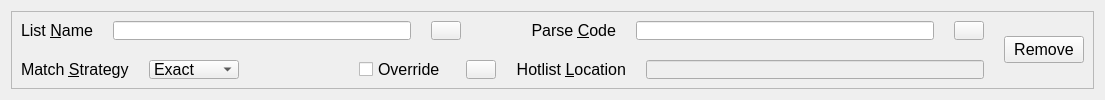
<?xml version="1.0" encoding="UTF-8"?>
<ui version="4.0">
 <class>ParserItem</class>
 <widget class="QWidget" name="ParserItem">
  <property name="geometry">
   <rect>
    <x>0</x>
    <y>0</y>
    <width>1105</width>
    <height>100</height>
   </rect>
  </property>
  <property name="sizePolicy">
   <sizepolicy hsizetype="Maximum" vsizetype="Fixed">
    <horstretch>0</horstretch>
    <verstretch>0</verstretch>
   </sizepolicy>
  </property>
  <property name="minimumSize">
   <size>
    <width>0</width>
    <height>100</height>
   </size>
  </property>
  <property name="maximumSize">
   <size>
    <width>2000</width>
    <height>100</height>
   </size>
  </property>
  <property name="font">
   <font>
    <pointsize>12</pointsize>
   </font>
  </property>
  <property name="windowTitle">
   <string>OpenALPR Hotlist Importer</string>
  </property>
  <layout class="QHBoxLayout" name="horizontalLayout_4">
   <item>
    <widget class="QFrame" name="frame">
     <property name="sizePolicy">
      <sizepolicy hsizetype="Expanding" vsizetype="Preferred">
       <horstretch>0</horstretch>
       <verstretch>0</verstretch>
      </sizepolicy>
     </property>
     <property name="frameShape">
      <enum>QFrame::StyledPanel</enum>
     </property>
     <property name="frameShadow">
      <enum>QFrame::Raised</enum>
     </property>
     <layout class="QVBoxLayout" name="verticalLayout_4">
      <item>
       <layout class="QHBoxLayout" name="horizontalLayout_3">
        <property name="spacing">
         <number>20</number>
        </property>
        <item>
         <layout class="QVBoxLayout" name="verticalLayout_2">
          <item>
           <layout class="QHBoxLayout" name="horizontalLayout">
            <item>
             <widget class="QLabel" name="label">
              <property name="font">
               <font>
                <pointsize>12</pointsize>
               </font>
              </property>
              <property name="layoutDirection">
               <enum>Qt::LeftToRight</enum>
              </property>
              <property name="text">
               <string>List &amp;Name</string>
              </property>
              <property name="alignment">
               <set>Qt::AlignRight|Qt::AlignTrailing|Qt::AlignVCenter</set>
              </property>
              <property name="buddy">
               <cstring>txtName</cstring>
              </property>
             </widget>
            </item>
            <item>
             <widget class="QLineEdit" name="txtName">
              <property name="toolTip">
               <string>The name of the alert list that will be pushed to the OpenALPR Web Server</string>
              </property>
             </widget>
            </item>
            <item>
             <widget class="QToolButton" name="btnHelpName">
              <property name="text">
               <string/>
              </property>
               <property name="icon">
                <iconset theme=":resources/help-icon.ico"/>
               </property>
              <property name="iconSize">
               <size>
                <width>22</width>
                <height>22</height>
               </size>
              </property>
             </widget>
            </item>
            <item>
             <spacer name="horizontalSpacer_2">
              <property name="orientation">
               <enum>Qt::Horizontal</enum>
              </property>
              <property name="sizeType">
               <enum>QSizePolicy::Fixed</enum>
              </property>
              <property name="sizeHint" stdset="0">
               <size>
                <width>50</width>
                <height>20</height>
               </size>
              </property>
             </spacer>
            </item>
            <item>
             <widget class="QLabel" name="label_2">
              <property name="font">
               <font>
                <pointsize>12</pointsize>
               </font>
              </property>
              <property name="layoutDirection">
               <enum>Qt::LeftToRight</enum>
              </property>
              <property name="text">
               <string>Parse &amp;Code</string>
              </property>
              <property name="alignment">
               <set>Qt::AlignRight|Qt::AlignTrailing|Qt::AlignVCenter</set>
              </property>
              <property name="buddy">
               <cstring>txtCode</cstring>
              </property>
             </widget>
            </item>
            <item>
             <widget class="QLineEdit" name="txtCode">
              <property name="toolTip">
               <string>A special keyword that the hotlist parser uses to identify this alert list type in the input hotlist data.</string>
              </property>
             </widget>
            </item>
            <item>
             <widget class="QToolButton" name="btnHelpCode">
              <property name="text">
               <string/>
              </property>
               <property name="icon">
                <iconset theme=":resources/help-icon.ico"/>
               </property>
              <property name="iconSize">
               <size>
                <width>22</width>
                <height>22</height>
               </size>
              </property>
             </widget>
            </item>
           </layout>
          </item>
          <item>
           <layout class="QHBoxLayout" name="horizontalLayout_2">
            <item>
             <widget class="QLabel" name="label_4">
              <property name="text">
               <string>Match &amp;Strategy</string>
              </property>
              <property name="buddy">
               <cstring>comboMatchStrategy</cstring>
              </property>
             </widget>
            </item>
            <item>
             <widget class="QComboBox" name="comboMatchStrategy">
              <property name="sizePolicy">
               <sizepolicy hsizetype="Preferred" vsizetype="Fixed">
                <horstretch>1</horstretch>
                <verstretch>0</verstretch>
               </sizepolicy>
              </property>
              <property name="maximumSize">
               <size>
                <width>90</width>
                <height>16777215</height>
               </size>
              </property>
              <item>
               <property name="text">
                <string>Exact</string>
               </property>
              </item>
              <item>
               <property name="text">
                <string>Lenient</string>
               </property>
              </item>
             </widget>
            </item>
            <item>
             <spacer name="horizontalSpacer_7">
              <property name="orientation">
               <enum>Qt::Horizontal</enum>
              </property>
              <property name="sizeType">
               <enum>QSizePolicy::Fixed</enum>
              </property>
              <property name="sizeHint" stdset="0">
               <size>
                <width>100</width>
                <height>20</height>
               </size>
              </property>
             </spacer>
            </item>
            <item>
             <widget class="QCheckBox" name="chkOverride">
              <property name="toolTip">
               <string>Check to use a different hotlist file than the one defined in the general "Hotlist Location"</string>
              </property>
              <property name="text">
               <string>Override</string>
              </property>
             </widget>
            </item>
            <item>
             <widget class="QToolButton" name="btnHelpOverride">
              <property name="text">
               <string/>
              </property>
               <property name="icon">
                <iconset theme=":resources/help-icon.ico"/>
               </property>
              <property name="iconSize">
               <size>
                <width>22</width>
                <height>22</height>
               </size>
              </property>
             </widget>
            </item>
            <item>
             <widget class="QLabel" name="label_3">
              <property name="font">
               <font>
                <pointsize>12</pointsize>
               </font>
              </property>
              <property name="layoutDirection">
               <enum>Qt::LeftToRight</enum>
              </property>
              <property name="text">
               <string>Hotlist &amp;Location</string>
              </property>
              <property name="alignment">
               <set>Qt::AlignRight|Qt::AlignTrailing|Qt::AlignVCenter</set>
              </property>
              <property name="buddy">
               <cstring>txtCode</cstring>
              </property>
             </widget>
            </item>
            <item>
             <widget class="QLineEdit" name="txtHotlistLocation">
              <property name="enabled">
               <bool>false</bool>
              </property>
             </widget>
            </item>
           </layout>
          </item>
         </layout>
        </item>
        <item>
         <layout class="QVBoxLayout" name="layoutButtons">
          <property name="spacing">
           <number>10</number>
          </property>
          <item>
           <widget class="QPushButton" name="btnRemove">
            <property name="text">
             <string>Remove</string>
            </property>
           </widget>
          </item>
         </layout>
        </item>
       </layout>
      </item>
     </layout>
    </widget>
   </item>
  </layout>
 </widget>
 <tabstops>
  <tabstop>txtName</tabstop>
  <tabstop>txtCode</tabstop>
 </tabstops>
 <resources/>
 <connections>
  <connection>
   <sender>txtName</sender>
   <signal>textChanged(QString)</signal>
   <receiver>ParserItem</receiver>
   <slot>changed()</slot>
   <hints>
    <hint type="sourcelabel">
     <x>296</x>
     <y>32</y>
    </hint>
    <hint type="destinationlabel">
     <x>297</x>
     <y>92</y>
    </hint>
   </hints>
  </connection>
  <connection>
   <sender>comboMatchStrategy</sender>
   <signal>currentIndexChanged(int)</signal>
   <receiver>ParserItem</receiver>
   <slot>changed()</slot>
   <hints>
    <hint type="sourcelabel">
     <x>189</x>
     <y>78</y>
    </hint>
    <hint type="destinationlabel">
     <x>189</x>
     <y>92</y>
    </hint>
   </hints>
  </connection>
  <connection>
   <sender>txtCode</sender>
   <signal>textChanged(QString)</signal>
   <receiver>ParserItem</receiver>
   <slot>changed()</slot>
   <hints>
    <hint type="sourcelabel">
     <x>989</x>
     <y>40</y>
    </hint>
    <hint type="destinationlabel">
     <x>528</x>
     <y>92</y>
    </hint>
   </hints>
  </connection>
  <connection>
   <sender>txtHotlistLocation</sender>
   <signal>textChanged(QString)</signal>
   <receiver>ParserItem</receiver>
   <slot>changed()</slot>
   <hints>
    <hint type="sourcelabel">
     <x>605</x>
     <y>64</y>
    </hint>
    <hint type="destinationlabel">
     <x>606</x>
     <y>92</y>
    </hint>
   </hints>
  </connection>
 </connections>
 <slots>
  <signal>changed(QString)</signal>
  <slot>changed()</slot>
 </slots>
</ui>
